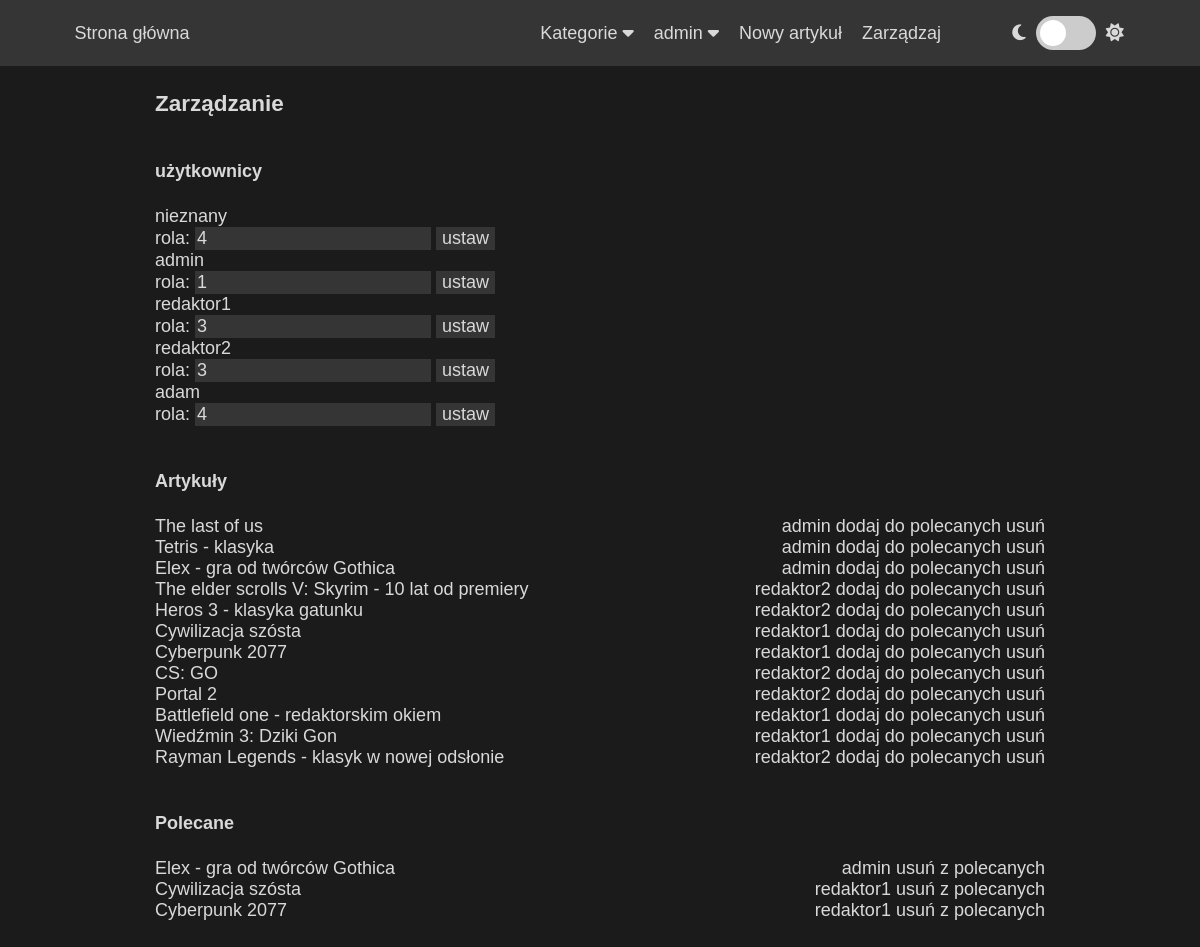
/admin/main (signed in), run on the app's committed database.
### tables this page shows
CREATE TABLE `users` (
  `id_user` int(11) NOT NULL,
  `username` varchar(20) NOT NULL,
  `password` varchar(100) DEFAULT NULL,
  `id_role` int(11) DEFAULT NULL
);

CREATE TABLE `articles` (
  `id_article` int(11) NOT NULL,
  `author` int(11) DEFAULT NULL,
  `title` varchar(255) NOT NULL,
  `content` text NOT NULL,
  `date_added` datetime NOT NULL,
  `date_modified` datetime NOT NULL,
  `id_category` int(11) DEFAULT NULL,
  `image` varchar(260) DEFAULT NULL,
  `recommended` tinyint(1) DEFAULT NULL
);

### controllers/controller.php (called while the page is built, shortened)
<?php
abstract class Controller
{
	private $view;
	protected $data = array();
	protected function loadView($viewName){
		if(file_exists(VIEW.$viewName.'.php')){
			$this->view = VIEW.$viewName.'.php';
		} else {
			throw new Exception('Widok nie istnieje');
		}
	}
	protected function loadModel($modelName)
	{
		global $db;
		$modelName = strtolower($modelName);
		if(file_exists(MODEL.$modelName.'.model.php')){
			return new $modelName($db);
		} else {
			throw new Exception('Model nie istnieje');
		}
	}
	protected function render(){
		$data = $this->data;
		include($this->view);
	}
}
?>

### controllers/admin.controller.php (called while the page is built, shortened)
<?php
require_once(CONTROLLER.'controller.php');
class Admin extends Controller
{
  public function main(){
    try {
      $articleModel = $this->loadModel('article');
      $userModel = $this->loadModel('usermodel');
      $this->data['users'] = $userModel->getAll();
      $this->data['listed'] = $articleModel->getListed();
      $this->data['recommended'] = $articleModel->getRecommended();
      $this->render();
    } catch (PDOException $e) {
			throw $e;
		} catch (Exception $e){
			throw new InternalErrorException();
		}
  }
}
 ?>

### index.php (called while the page is built, shortened)
<?php
	try {
		$uri = splitURL();
		$action		= strtolower(empty($uri[1]) ? 'index' : $uri[1]);
		$controller = new $controller(array_slice($uri, 2));
		$controller->$action();
	} catch (PDOException $e) {
		http_response_code(500);
		include(ERROR.'dberror.php');
	} catch (FunctionalityException $e) {
		http_response_code($e->getStatus());
		include(ERROR.'error.php');
	}
?>

### models/model.php (called while the page is built, shortened)
<?php
abstract class Model
{
	public function __construct($conn){
		$this->db = $conn;
	}
}
?>

### models/usermodel.model.php (called while the page is built, shortened)
<?php
require_once(MODEL.'model.php');
class Usermodel extends Model
{
	public function getAll() {
		$stmt = $this->db->prepare("SELECT users.username AS 'name', users.id_role AS 'role', users.id_user AS 'id' FROM users;");
		$stmt->execute();
		return $stmt->fetchAll();
	}
}
?>

### models/article.model.php (called while the page is built, shortened)
<?php
require_once(MODEL.'model.php');
class Article extends Model
{
	public function getListed() {
		$stmt = $this->db->prepare("SELECT articles.id_article AS 'id', articles.title AS 'title', users.username AS 'author', users.id_user AS 'author_id' FROM articles, users WHERE articles.author=users.id_user ORDER BY date_added DESC;");
		$stmt->execute();
		return $stmt->fetchAll();
	}
	public function getRecommended(){
		$stmt = $this->db->prepare("SELECT articles.id_article, articles.title, users.username AS 'author', articles.date_added, categories.name AS 'category', articles.image FROM articles, users, categories WHERE articles.author=users.id_user AND categories.id_category=articles.id_category AND articles.recommended=1 ORDER BY date_added DESC;");
		$stmt->execute();
		return $stmt->fetchAll();
	}
}
?>

### views/adminmain.php (the view)
<?php include(VIEW.'includes/header.php');?>
<main class="page-content">
  <div class="container">
    <h1>Zarządzanie</h1>
    <h4>użytkownicy</h4>
    <div class="admin_users">
      <?php foreach ($data['users'] as $key => $user): ?>
        <div class="admin_user">
          <?php echo $user['name']; ?>
          <form class="" action="<?php echo HREF; ?>admin/setRole/<?php echo $user['id']; ?>" method="get">
            rola: <input type="number" name="role" value="<?php echo $user['role'] ?>">
            <input type="submit" name="sub" value="ustaw">
          </form>
        </div>
      <?php endforeach; ?>
    </div><br>
    <h4>Artykuły</h4>
    <div class="admin_articles">
      <?php if($data['listed']){ foreach ($data['listed'] as $key => $art): ?>
        <div class="admin_art">
          <a href="<?php echo HREF; ?>single/read/<?php echo $art['id'] ?>"><?php echo $art['title']; ?></a>
          <div style="display: inline-block; float: right;">
            <a href="<?php echo HREF; ?>admin/remove/<?php echo $art['id'] ?>">usuń</a>
          </div>
          <div style="display: inline-block; float: right; margin-right: 5px;">
				<a href="<?php echo HREF.'admin/togglerecommended/'.$art['id']; ?>">dodaj do polecanych</a>
			</div>
          <div style="display: inline-block; float: right; margin-right: 5px;"> <?php echo $art['author']; ?> </div>
        </div>
      <?php endforeach; } ?>
    </div><br>
	<h4>Polecane</h4>
    <div class="admin_articles">
      <?php if($data['recommended']){ foreach ($data['recommended'] as $key => $art): ?>
        <div class="admin_art">
          <a href="<?php echo HREF; ?>single/read/<?php echo $art['id_article'] ?>"><?php echo $art['title']; ?></a>
          <div style="display: inline-block; float: right;">
            <a href="<?php echo HREF.'admin/togglerecommended/'.$art['id_article']; ?>">usuń z polecanych</a>
          </div>
          <div style="display: inline-block; float: right; margin-right: 5px;"> <?php echo $art['author']; ?> </div>
        </div>
      <?php endforeach; } ?>
    </div><br>
  </div>
</main>

### public/style.css (style rules this page uses)
.theme-dark { --bg-primary: #1B1B1B; --bg-secondary: #353535; --color-primary: #D9D9D9; --border-color: #000000; --shadow: #1b1b1bc9; }
* { box-sizing: border-box; font-size: 18px; }
body { margin: 0; font-family: sans-serif; background-color: var(--bg-primary); color: var(--color-primary); }
a { text-decoration: none; color: inherit; font-size: inherit; }
h1 { font-size: 1.25rem; margin: 0; padding: 20px 0 20px 0; }
input { border: none; background-color: var(--bg-secondary); color: var(--color-primary); }
main.page-content { min-height: 100vh; }
.container { max-width: 900px; margin: 0 auto; padding: 5px; }

### data on the page
users: username "nieznany", role "4"
users: username "admin", role "1"
users: username "redaktor1", role "3"
users: username "redaktor2", role "3"
users: username "adam", role "4"
articles: title "The last of us", author.username "admin"
articles: title "Tetris - klasyka", author.username "admin"
articles: title "Elex - gra od twórców Gothica", author.username "admin"
articles: title "The elder scrolls V: Skyrim - 10 lat od premiery", author.username "redaktor2"
articles: title "Heros 3 - klasyka gatunku", author.username "redaktor2"
articles: title "Cywilizacja szósta", author.username "redaktor1"
articles: title "Cyberpunk 2077", author.username "redaktor1"
articles: title "CS: GO", author.username "redaktor2"
articles: title "Portal 2", author.username "redaktor2"
articles: title "Battlefield one - redaktorskim okiem", author.username "redaktor1"
articles: title "Wiedźmin 3: Dziki Gon", author.username "redaktor1"
articles: title "Rayman Legends - klasyk w nowej odsłonie", author.username "redaktor2"

### other printed values
$_SESSION['logged']['username'] "admin"
